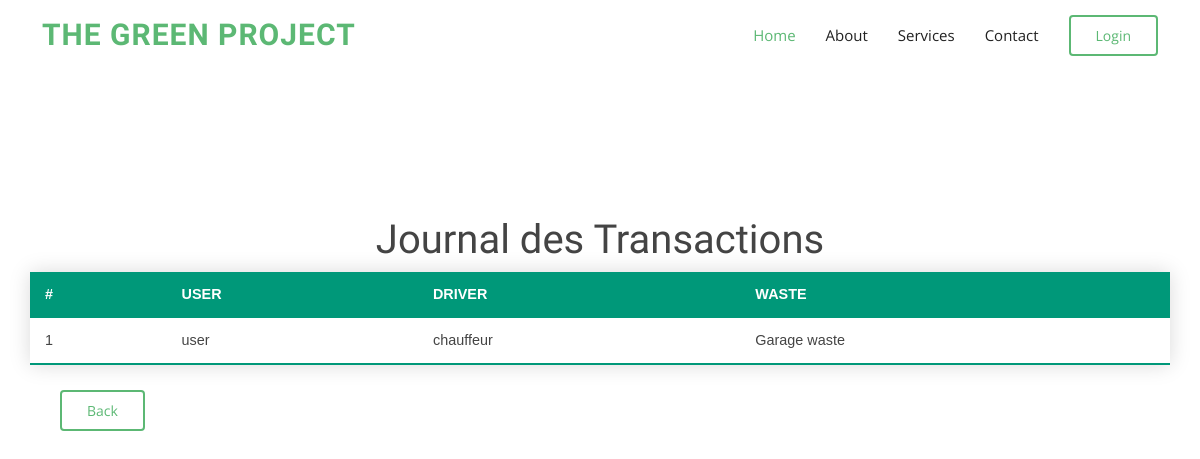
Page /functions/transactions.php on the committed database.
### tables this page shows
CREATE TABLE IF NOT EXISTS `transactions` (
  `id` int(11) NOT NULL AUTO_INCREMENT,
  `user_id` int(11) NOT NULL,
  `driver_id` int(11) NOT NULL,
  `waste_id` int(11) NOT NULL,
  PRIMARY KEY (`id`)
);

CREATE TABLE IF NOT EXISTS `user` (
  `immat` int(11) NOT NULL AUTO_INCREMENT,
  `username` varchar(20) NOT NULL,
  `password` varchar(20) NOT NULL,
  `email` varchar(100) NOT NULL,
  `number` int(50) NOT NULL,
  `role` varchar(20) NOT NULL,
  PRIMARY KEY (`immat`)
);

CREATE TABLE IF NOT EXISTS `waste` (
  `id` int(11) NOT NULL,
  `title` varchar(50) NOT NULL,
  `volume` int(11) NOT NULL,
  `categorie` varchar(50) NOT NULL,
  `poids` int(11) NOT NULL,
  `location` varchar(50) NOT NULL
);

### functions/transactions.php (the view, shortened to what this page needs)
<?php
include("connection.php"); ?>
<!DOCTYPE html>
<html>
<head>
    <link href="../assets/vendor/animate.css/animate.min.css" rel="stylesheet">
    <link href="../assets/vendor/bootstrap/css/bootstrap.min.css" rel="stylesheet">
    <link href="../assets/vendor/bootstrap-icons/bootstrap-icons.css" rel="stylesheet">
    <link href="../assets/vendor/boxicons/css/boxicons.min.css" rel="stylesheet">
    <link href="../assets/vendor/glightbox/css/glightbox.min.css" rel="stylesheet">
    <link href="../assets/vendor/swiper/swiper-bundle.min.css" rel="stylesheet">
    <link href="../assets/css/style.css" rel="stylesheet">
</head>
<body class="bgimg">
    <header id="header" class="d-flex align-items-center">
        <div class="container d-flex align-items-center">
            <h1 class="logo me-auto"><a href="index.php">The Green Project</a></h1>
            <nav id="navbar" class="navbar">
                <ul>
                    <li><a class="nav-link scrollto active" href="#hero">Home</a></li>
                    <li><a class="nav-link scrollto" href="#about">About</a></li>
                    <li><a class="nav-link scrollto" href="#services">Services</a></li>
                    <li><a class="nav-link scrollto" href="#contact">Contact</a></li>
                    <li><a class="getstarted scrollto" href="login.php">Login</a></li>
                </ul>
            </nav>
        </div>
    </header>
    <br><br><br><br><br><br><br><br><br>
    <h1 style="text-align:center">Journal des Transactions</h1>
    <div class="container">
        <div class="row">
            <?php
            $query = "SELECT * FROM transactions";
            $result = mysqli_query($idcon, $query);
            echo '<table class="styled-table">  <thead>
    <tr>
      <th scope="col">#</th>
      <th scope="col">USER</th>
      <th scope="col">DRIVER</th>
      <th scope="col">WASTE</th>
    </tr>
  </thead>';
            while ($row = mysqli_fetch_array($result)) {
                $tmp_id = $row['user_id'];
                $query = "SELECT username FROM user WHERE '$tmp_id' = immat";
                $tmp_result = mysqli_query($idcon, $query);
                $tmp_row = mysqli_fetch_array($tmp_result);
                $tmp_user = $tmp_row['username'];
                $tmp_id = $row['driver_id'];
                $query = "SELECT username FROM user WHERE '$tmp_id' = immat";
                $tmp_result = mysqli_query($idcon, $query);
                $tmp_row = mysqli_fetch_array($tmp_result);
                $tmp_driver = $tmp_row['username'];
                $tmp_id = $row['waste_id'];
                $query = "SELECT title FROM waste WHERE '$tmp_id' = id";
                $tmp_result = mysqli_query($idcon, $query);
                $tmp_row = mysqli_fetch_array($tmp_result);
                $tmp_waste = $tmp_row['title'];
                echo "<tr><td>" . htmlspecialchars($row['id']) . "</td><td>" . htmlspecialchars($tmp_user) . "</td><td>" . htmlspecialchars($tmp_driver) . "</td><td>" . htmlspecialchars($tmp_waste) . "</td></tr>";
            }
            echo "</table>";
            ?>
            <nav id="navbar" class="navbar"><a class="getstarted scrollto" href="../index.php">Back</a></nav>
        </div>
    </div>
</body>
</html>

### assets/css/style.css (style rules this page uses)
body { font-family: "Open Sans", sans-serif; color: #444444; }
a { text-decoration: none; color: #5cb874; }
h1, h2, h3, h4, h5, h6 { font-family: "Raleway", sans-serif; }
#header { background: #fff; transition: all 0.5s; z-index: 997; height: 70px; }
#header .logo { font-size: 30px; margin: 0; padding: 0; line-height: 1; font-weight: 700; letter-spacing: 1px; text-transform: uppercase; }
#header .logo a { color: #5cb874; }
.navbar { padding: 0; }
.navbar ul { margin: 0; padding: 0; display: flex; list-style: none; align-items: center; }
.navbar li { position: relative; }
.navbar a, .navbar a:focus { display: flex; align-items: center; justify-content: space-between; padding: 10px 0 10px 30px; font-size: 15px; color: #222222; white-space: nowrap; transition: 0.3s; }
.navbar a:hover, .navbar .active, .navbar .active:focus, .navbar li:hover>a { color: #5cb874; }
.navbar .getstarted, .navbar .getstarted:focus { color: #5cb874; padding: 8px 25px; margin-left: 30px; border-radius: 4px; border: 2px solid #5cb874; transition: 0.3s; font-size: 14px; }

### functions/transactions.php (style rules this page uses)
.styled-table { border-collapse: collapse; margin: 25px 0; font-size: 0.9em; font-family: sans-serif; min-width: 400px; box-shadow: 0 0 20px rgba(0, 0, 0, 0.15); }
.styled-table thead tr { background-color: #009879; color: #ffffff; text-align: left; }
.styled-table th, .styled-table td { padding: 12px 15px; }
.styled-table tbody tr { border-bottom: 1px solid #dddddd; }
.styled-table tbody tr:last-of-type { border-bottom: 2px solid #009879; }

### rows in the picture
transactions: id "1", user.username "user", user.username "chauffeur", waste.title "Garage waste"
